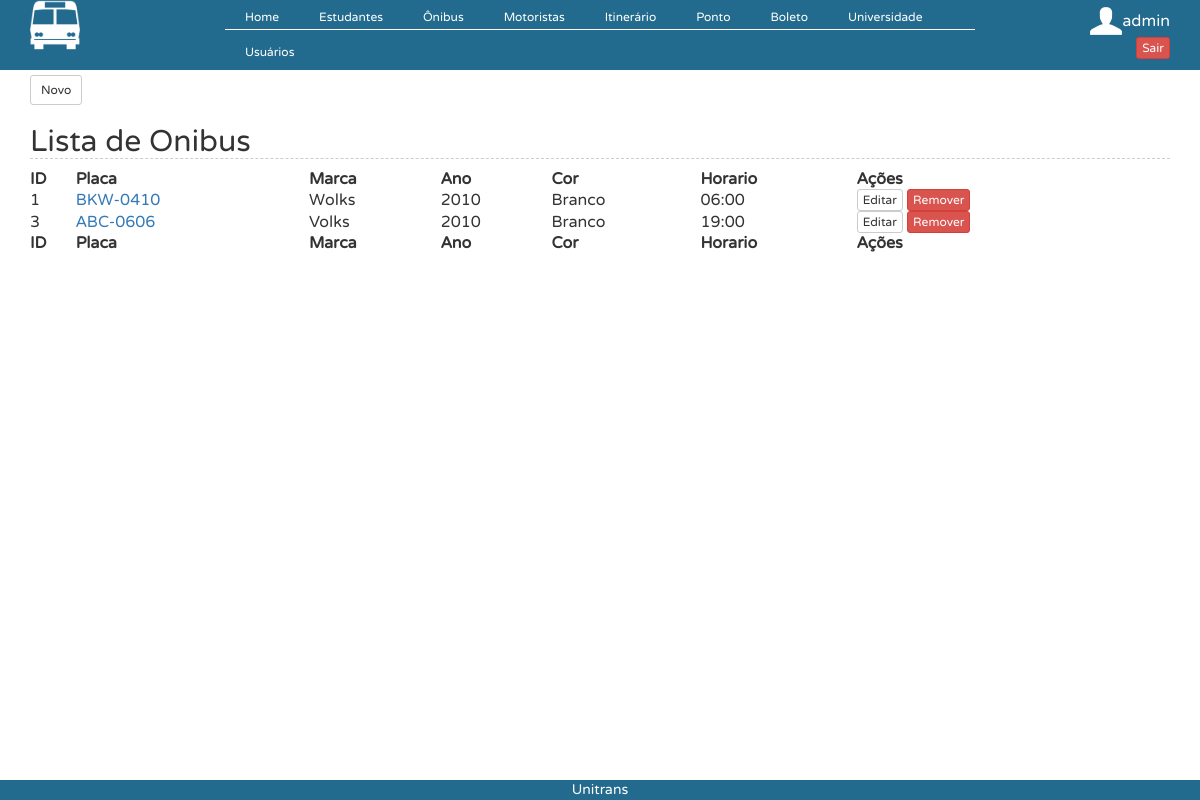
Page /?controller=onibus&action=index (signed in) on the committed database.
### tables this page shows
CREATE TABLE `onibus` (
  `id` int(11) NOT NULL AUTO_INCREMENT,
  `placa` varchar(9) DEFAULT NULL,
  `marca` varchar(45) DEFAULT NULL,
  `ano` varchar(45) DEFAULT NULL,
  `cor` varchar(45) DEFAULT NULL,
  `horario` varchar(45) DEFAULT NULL,
  PRIMARY KEY (`id`)
);

### controllers/OnibusController.php (called while the page is built, shortened)
<?php
class OnibusController {
    public function index() {
        $onibus = OnibusDAO::all();
        require_once('views/onibus/index.php');
    }
}
?>

### connection.php (called while the page is built, shortened)
<?php
  class Db {
    private static $instance = NULL;
    public static function getInstance() {
      if (!isset(self::$instance)) {
        $pdo_options[PDO::ATTR_ERRMODE] = PDO::ERRMODE_EXCEPTION;
        self::$instance = new PDO('mysql:host=localhost;dbname=teste', 'root', '123456', $pdo_options);
      }
      return self::$instance;
    }
  }
?>

### models/OnibusDAO.php (called while the page is built, shortened)
<?php
require_once 'models/Onibus.php';
class OnibusDAO {
    public static function all() {
        $lista = [];
        $req = Db::getInstance()->query('SELECT * FROM onibus');
        foreach ($req->fetchAll() as $linha) {
            $onibus = new Onibus();
            $onibus->setId($linha['id']);
            $onibus->setPlaca($linha["placa"]);
            $onibus->setMarca($linha["marca"]);
            $onibus->setAno($linha["ano"]);
            $onibus->setCor($linha["cor"]);
            $onibus->setHorario($linha["horario"]);
            $lista[] = $onibus;
        }
        return $lista;
    }
}

### models/Onibus.php (called while the page is built)
<?php
class Onibus{
    private $id;
    private $placa;
    private $marca;
    private $ano;
    private $cor;
    private $horario;
function setId ($id){
        $this->id=$id;
    }
    function getId (){
        return $this->id;
    }
    public function getPlaca() {
        return $this->placa;
    }
    public function setPlaca($placa) {
        $this->placa = $placa;
    }
    public function getMarca() {
        return $this->marca;
    }
    public function setMarca($marca) {
        $this->marca = $marca;
    }
    public function getAno() {
        return $this->ano;
    }
    public function setAno($ano) {
        $this->ano = $ano;
    }
    public function getCor() {
        return $this->cor;
    }
    public function setCor($cor) {
        $this->cor = $cor;
    }
    public function getHorario() {
        return $this->horario;
    }
    public function setHorario($horario) {
        $this->horario = $horario;
    }
}
?>

### views/onibus/index.php (the view)
<button  onclick="location.href='?controller=onibus&action=add'" type="button" class="btn btn-default btn-sm" style="margin-top: 5px">
                    Novo
                </button><h2>Lista de Onibus</h2>
<table id="example" class="display compact" cellspacing="0" width="100%">
    <thead>
        <tr>
            <th>ID</th>
            <th>Placa</th>
            <th>Marca</th>
            <th>Ano</th>
            <th>Cor</th>
            <th>Horario</th>
            <th>Ações</th>
        </tr>
    </thead>
    <tfoot>
        <tr>
            <th>ID</th>
            <th>Placa</th>
            <th>Marca</th>
            <th>Ano</th>
            <th>Cor</th>
            <th>Horario</th>
            <th>Ações</th>
        </tr>
    </tfoot>
    <tbody>
        <?php foreach ($onibus as $onibus) { ?>
            <tr>
                <td><?php echo $onibus->getId();?> </td>                <td><a href="?controller=onibus&action=view&id=<?php echo $onibus->getId();?>"><?php echo $onibus->getPlaca(); ?></a></td>
                <td><?php echo $onibus->getMarca(); ?></td>
                <td><?php echo $onibus->getAno(); ?></td>
                <td><?php echo $onibus->getCor(); ?></td>
                <td><?php echo $onibus->getHorario(); ?></td>
                <td><button type="button" onclick="location.href='?controller=onibus&action=edit&id=<?php echo base64_encode($onibus->getId());?>';" class="btn btn-default btn-xs">Editar</button>
                    <button type="button" onclick="javascript:remover('?controller=onibus&action=delete&id=<?php echo base64_encode($onibus->getId());?>');" class="btn btn-danger btn-xs">Remover</button>
                </td>
            </tr>
        <?php } ?>
    </tbody>
</table>

### webroot/css/estilo.css (style rules this page uses)
* { margin:0; padding:0; font-family: myFirstFont; }
h2 { font-family: Arial, sans-serif; color: #3399CC; font-size: 30px; font-weight: bold; border-bottom: 1px dashed #ccc; margin: 0px 0px 0px 0px; }

### rows in the picture
onibus: id "1", placa "BKW-0410", marca "Wolks", ano "2010", cor "Branco", horario "06:00"
onibus: id "3", placa "ABC-0606", marca "Volks", ano "2010", cor "Branco", horario "19:00"

### other values in the picture
$_SESSION['login'] "admin"
